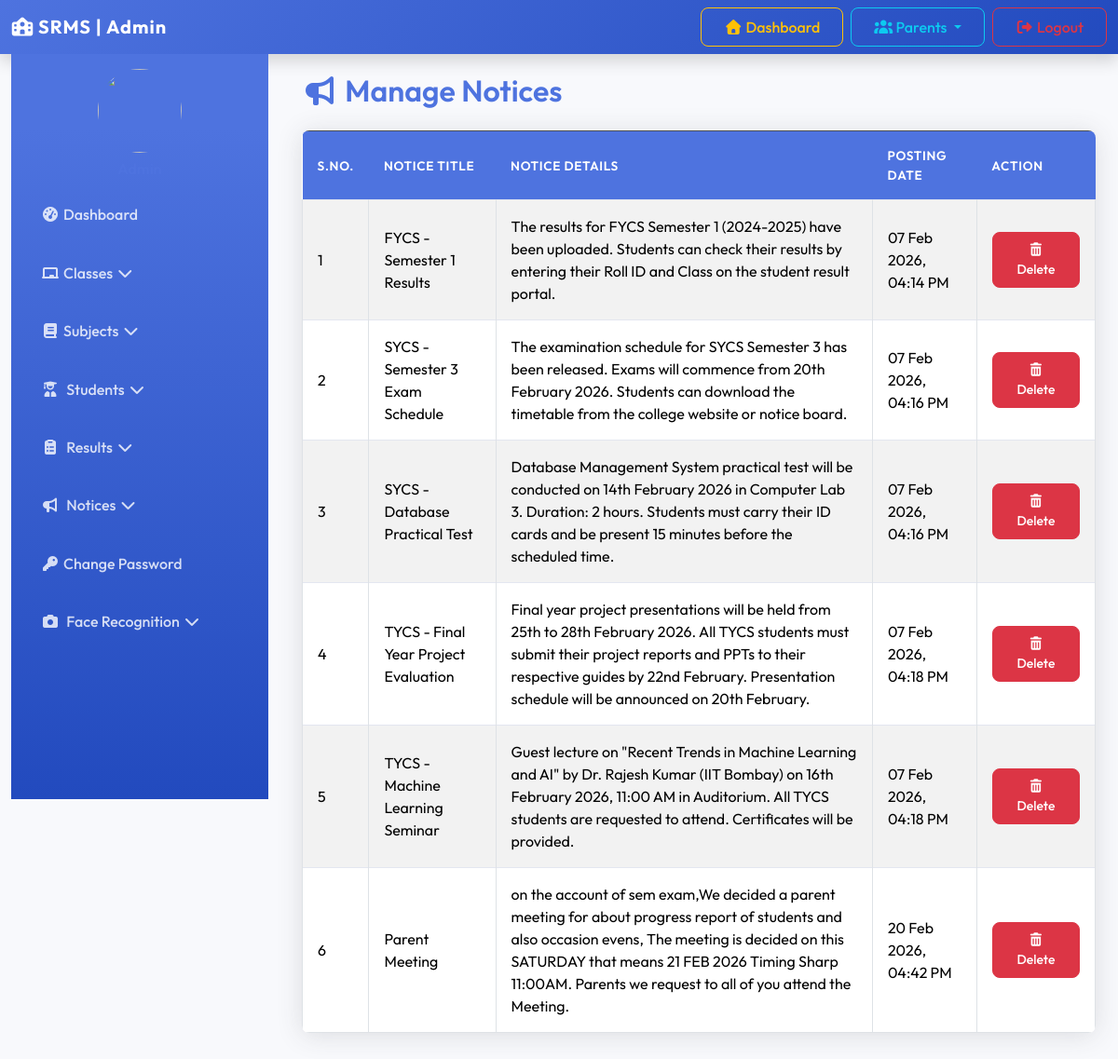
Screenshot of /manage_notice/ (signed in) with the database file from the repository.
### resultapp/models.py (models this page shows, shortened)
class Notice(models.Model):
    title = models.CharField(max_length=255)
    detail = models.TextField()
    posting_date = models.DateTimeField(auto_now_add=True)
    updation_date = models.DateTimeField(auto_now=True)

### resultapp/views.py (the view, shortened to what this page needs)
# urls.py: path('manage_notice/', manage_notice, name='manage_notice'),
@login_required
def manage_notice(request):
    notices = Notice.objects.all()
    return render(request, 'manage_notice.html', {'notices': notices})

### StudentResultManagement/resultapp/templates/manage_notice.html (shortened to what this page needs)
{% extends 'admin_base.html' %}
{% load static %}
{% block content %}
<div class="container">
    <h2 class="mb-4"><i class="fas fa-bullhorn"></i> Manage Notices</h2>
    <table class="table table-bordered table-striped">
        <thead class="table-dark">
            <tr>
                <th>S.No.</th>
                <th>Notice Title</th>
                <th>Notice Details</th>
                <th>Posting Date</th>
                <th>Action</th>
            </tr>
        </thead>
        <tbody>
            {% for i in notices %}
            <tr>
                <td>{{ forloop.counter }}</td>
                <td>{{ i.title}}</td>
                <td>{{ i.detail }}</td>
                <td>{{ i.posting_date|date:"d M Y, h:i A" }}</td>
                <td>
                    <a href="{% url 'manage_notice' %}?delete={{ i.id }}"
                        onclick="return confirm('Are you sure you want to delete this notice?')"
                        class="btn btn-danger btn-sm"><i class="fas fa-trash-alt"></i> Delete</a>
                </td>
            </tr>
            {% empty %}
            <tr>
                <td colspan="5" class="text-center"> No notices found.</td>
            </tr>
            {% endfor %}
        </tbody>
    </table>
</div>
{% endblock %}

### resultapp/static/css/style.css (style rules this page uses)
:root { --primary-color: #4e73df; --secondary-color: #858796; --success-color: #1cc88a; --info-color: #36b9cc; --warning-color: #f6c23e; --danger-color: #e74a3b; --light-bg: #f8f9fc; --dark-text: #5a5c69; --card-shadow: 0 .15rem 1.75rem 0 rgba(58, 59, 69, .15); }
body { font-family: 'Outfit', sans-serif; background-color: var(--light-bg); color: var(--dark-text); }
h1, h2, h3, h4, h5, h6 { font-weight: 600; color: #4e73df; }
.btn { border-radius: 0.5rem; padding: 0.5rem 1.5rem; font-weight: 500; transition: all 0.2s; }
.table { background-color: #fff; border-radius: 0.5rem; overflow: hidden; box-shadow: 0 0.15rem 1.75rem 0 rgba(58, 59, 69, 0.15); }
.table thead th { background-color: #4e73df; color: #fff; border: none; font-weight: 600; text-transform: uppercase; font-size: 0.85rem; letter-spacing: 0.05em; }
.table-striped tbody tr:nth-of-type(odd) { background-color: rgba(0, 0, 0, 0.02); }
.table td, .table th { vertical-align: middle; padding: 1rem; border-top: 1px solid #e3e6f0; }

### rows the page displays
Notice: title "FYCS - Semester 1 Results", detail "The results for FYCS Semester 1 (2024-2025) have been uploaded. Students can check their results by entering their Roll ID and Class on the student result portal.", posting_date "07 Feb 2026, 04:14 PM"
Notice: title "SYCS - Semester 3 Exam Schedule", detail "The examination schedule for SYCS Semester 3 has been released. Exams will commence from 20th February 2026. Students can download the timetable from the college website or notice board.", posting_date "07 Feb 2026, 04:16 PM"
Notice: title "SYCS - Database Practical Test", detail "Database Management System practical test will be conducted on 14th February 2026 in Computer Lab 3. Duration: 2 hours. Students must carry their ID cards and be present 15 minutes before the scheduled time.", posting_date "07 Feb 2026, 04:16 PM"
Notice: title "TYCS - Final Year Project Evaluation", detail "Final year project presentations will be held from 25th to 28th February 2026. All TYCS students must submit their project reports and PPTs to their respective guides by 22nd February. Presentation schedule will be announced on 20th February.", posting_date "07 Feb 2026, 04:18 PM"
Notice: title "TYCS - Machine Learning Seminar", detail "Guest lecture on \"Recent Trends in Machine Learning and AI\" by Dr. Rajesh Kumar (IIT Bombay) on 16th February 2026, 11:00 AM in Auditorium. All TYCS students are requested to attend. Certificates will be provided.", posting_date "07 Feb 2026, 04:18 PM"
Notice: title "Parent Meeting", detail "on the account of sem exam,We decided a parent meeting for about progress report of students and also occasion evens, The meeting is decided on this SATURDAY that means 21 FEB 2026 Timing Sharp 11:00AM. Parents we request to all of you attend the Meeting.", posting_date "20 Feb 2026, 04:42 PM"
